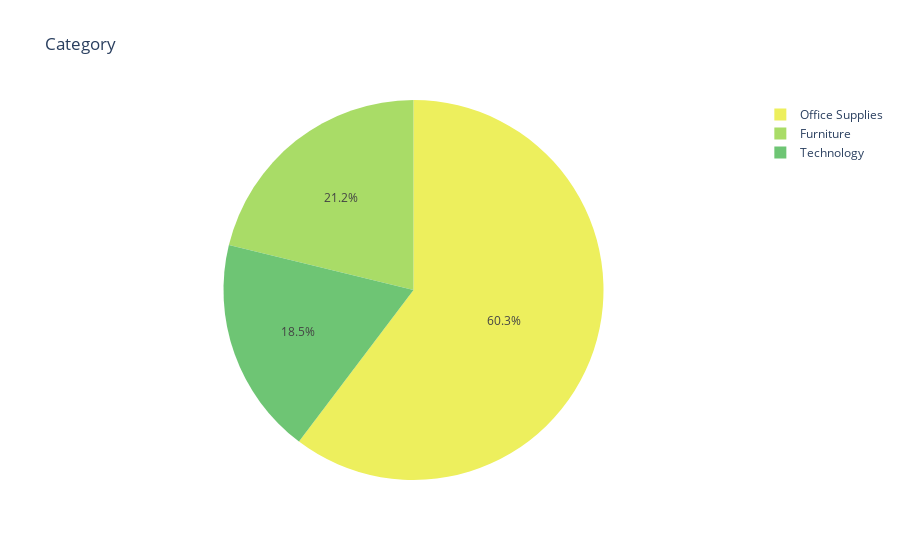

Notebook source saved alongside this figure:
### Code cell
fig = px.pie(df, names='Category', title='Category', values=np.ones(df.shape[0]),
             color_discrete_sequence=px.colors.sequential.Aggrnyl_r)
fig.show()

### Figure 1 — Plotly figure (JSON) as saved in the notebook; plotly's stock layout.template omitted (floating-point values rounded to 4 significant figures; data arrays with more than 128 entries replaced by an {"elided": "..."} marker saying what was removed)
{"data": [{"domain": {"x": [0, 1], "y": [0, 1]}, "hovertemplate": "Category=%{label}<br>value=%{value}<extra></extra>", "labels": {"elided": "9800 str values"}, "legendgroup": "", "name": "", "showlegend": true, "type": "pie", "values": {"elided": "9800 int values"}}], "layout": {"legend": {"tracegroupgap": 0}, "piecolorway": ["rgb(237, 239, 93)", "rgb(169, 220, 103)", "rgb(110, 197, 116)", "rgb(57, 171, 126)", "rgb(13, 143, 129)", "rgb(15, 114, 121)", "rgb(36, 86, 104)"], "title": {"text": "Category"}}}
